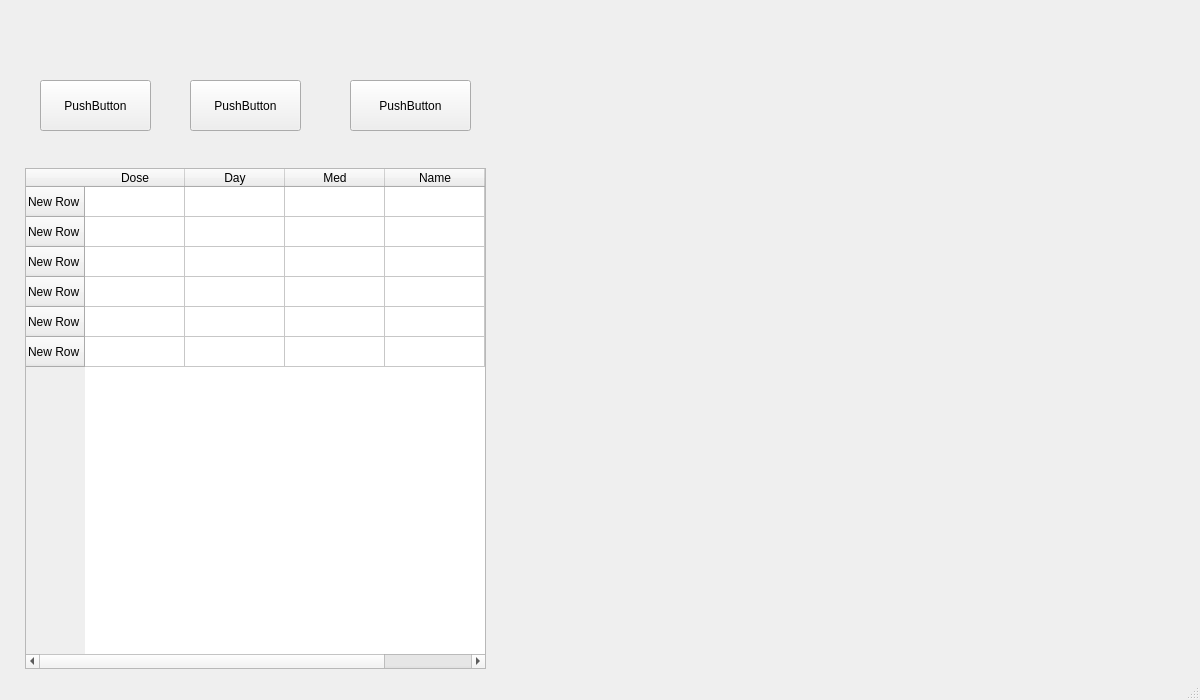
<?xml version="1.0" encoding="UTF-8"?>
<ui version="4.0">
 <class>MainWindow</class>
 <widget class="QMainWindow" name="MainWindow">
  <property name="geometry">
   <rect>
    <x>0</x>
    <y>0</y>
    <width>1200</width>
    <height>700</height>
   </rect>
  </property>
  <property name="windowTitle">
   <string>MainWindow</string>
  </property>
  <property name="layoutDirection">
   <enum>Qt::LeftToRight</enum>
  </property>
  <widget class="QWidget" name="centralwidget">
   <widget class="QTableWidget" name="tableWidget">
    <property name="geometry">
     <rect>
      <x>25</x>
      <y>168</y>
      <width>461</width>
      <height>501</height>
     </rect>
    </property>
    <property name="minimumSize">
     <size>
      <width>461</width>
      <height>0</height>
     </size>
    </property>
    <row>
     <property name="text">
      <string>New Row</string>
     </property>
    </row>
    <row>
     <property name="text">
      <string>New Row</string>
     </property>
    </row>
    <row>
     <property name="text">
      <string>New Row</string>
     </property>
    </row>
    <row>
     <property name="text">
      <string>New Row</string>
     </property>
    </row>
    <row>
     <property name="text">
      <string>New Row</string>
     </property>
    </row>
    <row>
     <property name="text">
      <string>New Row</string>
     </property>
    </row>
    <column>
     <property name="text">
      <string>Dose</string>
     </property>
     <property name="textAlignment">
      <set>AlignCenter</set>
     </property>
    </column>
    <column>
     <property name="text">
      <string>Day</string>
     </property>
    </column>
    <column>
     <property name="text">
      <string>Med</string>
     </property>
    </column>
    <column>
     <property name="text">
      <string>Name</string>
     </property>
    </column>
    <column>
     <property name="text">
      <string>Address</string>
     </property>
    </column>
   </widget>
   <widget class="QPushButton" name="pushButton">
    <property name="geometry">
     <rect>
      <x>350</x>
      <y>80</y>
      <width>121</width>
      <height>51</height>
     </rect>
    </property>
    <property name="text">
     <string>PushButton</string>
    </property>
   </widget>
   <widget class="QPushButton" name="pushButton_2">
    <property name="geometry">
     <rect>
      <x>40</x>
      <y>80</y>
      <width>111</width>
      <height>51</height>
     </rect>
    </property>
    <property name="text">
     <string>PushButton</string>
    </property>
   </widget>
   <widget class="QPushButton" name="pushButton_3">
    <property name="geometry">
     <rect>
      <x>190</x>
      <y>80</y>
      <width>111</width>
      <height>51</height>
     </rect>
    </property>
    <property name="text">
     <string>PushButton</string>
    </property>
   </widget>
  </widget>
  <widget class="QMenuBar" name="menubar">
   <property name="geometry">
    <rect>
     <x>0</x>
     <y>0</y>
     <width>1200</width>
     <height>18</height>
    </rect>
   </property>
  </widget>
  <widget class="QStatusBar" name="statusbar"/>
 </widget>
 <resources/>
 <connections/>
</ui>
